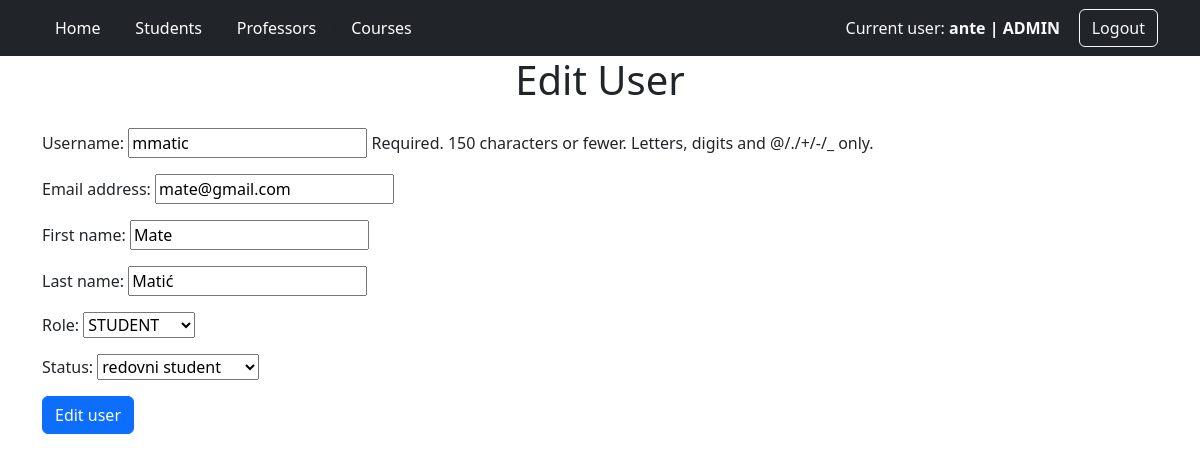
Page /edit_user/10/ (signed in) on the committed database.
### app/models.py (models this page shows)
class User(AbstractUser):
    user_status = (
        ('none', 'none'),
        ('redovni student', 'redovni student'),
        ('izvanredni student', 'izvanredni student')
    )
    role = models.ForeignKey(Role, on_delete=models.SET_NULL, null=True)
    status = models.CharField(max_length=32, choices=user_status)

class Role(models.Model):
    ADMIN = 'ADMIN'
    PROFESSOR = 'PROFESSOR'
    STUDENT = 'STUDENT'
    role_choices = [
        (ADMIN, 'admin'),
        (PROFESSOR, 'professor'),
        (STUDENT, 'student')
    ]
    role = models.CharField(max_length=32, choices=role_choices)
    def __str__(self):
        return self.role

### app/decorators.py (the view)
    def wrap(*args, **kwargs):
        if args[0].user.role.role == Role.ADMIN:
            return function(*args, **kwargs)
        else:
            return redirect('login')

### app/forms.py
class Edit_user_form(ModelForm):
    class Meta:
        model = User
        fields = ["username", "email", 'first_name', 'last_name', "role", "status"]
        exclude = ["password1", "password2"]
    def __init__(self, *args, **kwargs):
        super(Edit_user_form, self).__init__(*args, **kwargs)
        self.fields['email'].required = True
        self.fields['first_name'].required = True
        self.fields['last_name'].required = True

### app/views.py (called while the page is built, shortened)
@login_required
@admin_required
def edit_user(request,id):
    user = User.objects.get(id=id)
    if request.method == 'GET':
        form = Edit_user_form(instance=user)
        return render(request, 'edit_user.html', {'form': form})

### app/templates/edit_user.html (shortened to what this page needs)
{% extends 'base.html' %}
{% block body %}
<div class="container">
    <div class="row">
        <div class="col-12">
            <h1 class="text-center mb-4">Edit User</h1>
            <form method="post">
                <div class="mb-3">
                    {{ form.as_p }}
                </div>
                <input type="submit" value="Edit user" class="btn btn-primary">
            </form>
        </div>
    </div>
</div>
{% endblock %}

### app/templates/base.html (shortened to what this page needs)
<!DOCTYPE html>
<html lang="en">
<head>
    <link href="https://cdn.jsdelivr.net/npm/bootstrap@5.2.0-beta1/dist/css/bootstrap.min.css" rel="stylesheet">
</head>
<body>
    <nav class="navbar navbar-expand-lg navbar-dark bg-dark">
        <div class="container">
            <div class="collapse navbar-collapse" id="navbarText">
                <ul class="navbar-nav me-auto mb-2 mb-lg-0">
                    <a href="{% url 'index' %}" class="btn btn-dark" role="button">Home</a>
                    <li class="nav-item">
                        <span class="navbar-separator">|</span>
                    </li>
                    {% if request.user.is_superuser %}
                    <li class="nav-item">
                        <a href="{% url 'all_students' %}" class="btn btn-dark" role="button">Students</a>
                    </li>
                    <li class="nav-item">
                        <span class="navbar-separator">|</span>
                    </li>
                    <li class="nav-item">
                        <a href="{% url 'all_professors' %}" class="btn btn-dark" role="button">Professors</a>
                    </li>
                    {% endif %}
                    {% if request.user.is_superuser or request.user.role.role == 'PROFESSOR' %}
                    <li class="nav-item">
                        <span class="navbar-separator">|</span>
                    </li>
                    <li class="nav-item">
                        <a href="{% url 'all_courses' %}" class="btn btn-dark" role="button">Courses</a>
                    </li>
                    {% endif %}
                </ul>
                <ul class="navbar-nav ms-auto">
                    <li class="nav-item" style="margin-left: auto; padding-left: 10px;">
                            {% if request.user.is_authenticated %}
                                {% if request.user.role.role == 'ADMIN' %}
                                    <span class="navbar-text text-light">
                                        Current user: <b>{{user.username}} | {{ request.user.role.role }}</b>
                                    </span>
                                {% else %}
                                    <span class="navbar-text text-light">
                                        Current user: <b>{{user.username}} | {{user.first_name}} {{user.last_name}} | {{ request.user.role.role }}</b>
                                    </span>
                                {% endif %}
                            {% endif %}
                    </li>
                    <li class="nav-item" style="margin-left: auto; padding-left: 10px;">
                        <b>|</b>
                    </li>
                    <li class="nav-item" style="display: flex; align-items: center;">
                        {% if request.user.is_authenticated %}
                            <a href="{% url 'logout' %}" class="btn btn-dark btn-outline-light" role="button">Logout</a>
                        {% else %}
                            <a href="{% url 'login' %}" class="btn btn-dark btn-outline-light" role="button">Login</a>
                        {% endif %}
                    </li>
                </ul>
            </div>
        </div>
    </nav>
    {% block body %}
    {% endblock %}
</body>
</html>

### app/templates/base.html (style rules this page uses)
.navbar-nav li { display: flex; align-items: center; }

### rows in the picture
User: username "ante", user.role.role "ADMIN"
User: username "mmatic", email "mate@gmail.com", first_name "Mate", last_name "Matić", status "redovni student"
Role: role "STUDENT"
